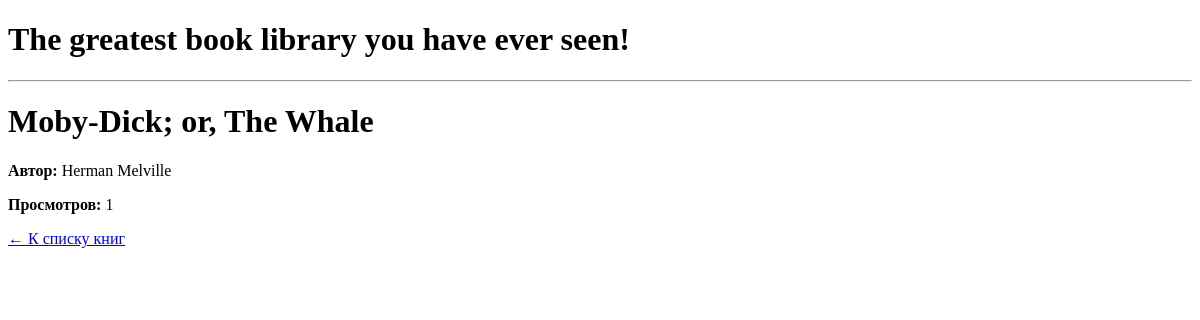
Page /books/id/2 on the committed database.
### tables this page shows
CREATE TABLE `table_books` (
                    id INTEGER PRIMARY KEY AUTOINCREMENT, 
                    title TEXT, 
                    author TEXT
                , views INTEGER DEFAULT 0);

### routes.py (the view)
@app.route('/books/id/<int:book_id>')
def book_detail(book_id: int):
    book = get_book_by_id(book_id)
    if not book:
        return "Книга не найдена", 404
    increment_views(book_id)
    return render_template('book_detail.html', book=book)

### models.py (called while the page is built)
def increment_views(book_id: int) -> None:
    with sqlite3.connect('table_books.db') as conn:
        cursor: sqlite3.Cursor = conn.cursor()
        cursor.execute(
            """
            UPDATE `table_books` SET views = views + 1
            WHERE id = ?
            """,
            (book_id,)
        )
        conn.commit()

def get_book_by_id(book_id: int) -> Optional[Book]:
    with sqlite3.connect('table_books.db') as conn:
        cursor: sqlite3.Cursor = conn.cursor()
        cursor.execute("SELECT * FROM `table_books` WHERE id = ?", (book_id,))
        row = cursor.fetchone()
        return Book(*row) if row else None

    def __getitem__(self, item: str) -> Any:
        return getattr(self, item)

### templates/book_detail.html
{% extends "base.html" %}
{% block content %}
<div class="book-detail">
    <h1>{{ book['title'] }}</h1>
    <p><strong>Автор:</strong> {{ book['author'] }}</p>
    <p><strong>Просмотров:</strong> {{ book['views'] }}</p>
    <a href="/books">← К списку книг</a>
</div>
{% endblock %}

### rows in the picture
table_books: title "Moby-Dick; or, The Whale", author "Herman Melville", views "1"
